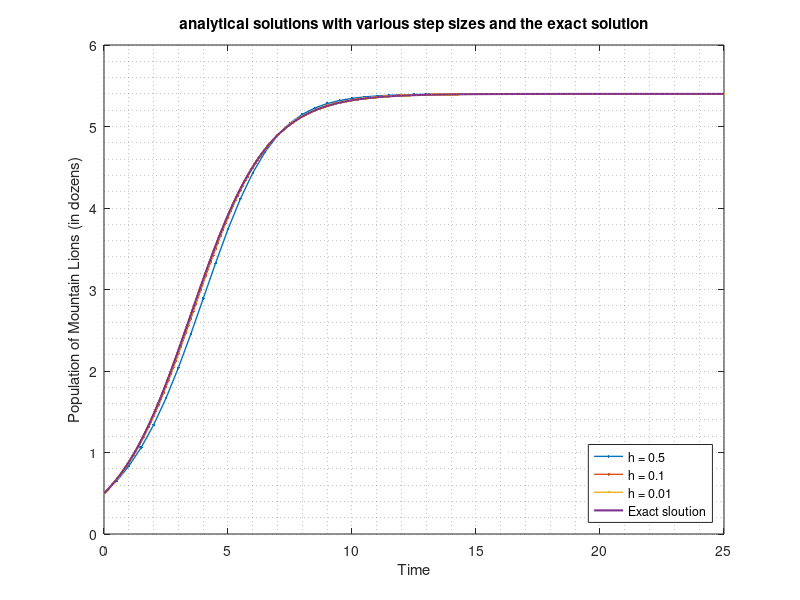
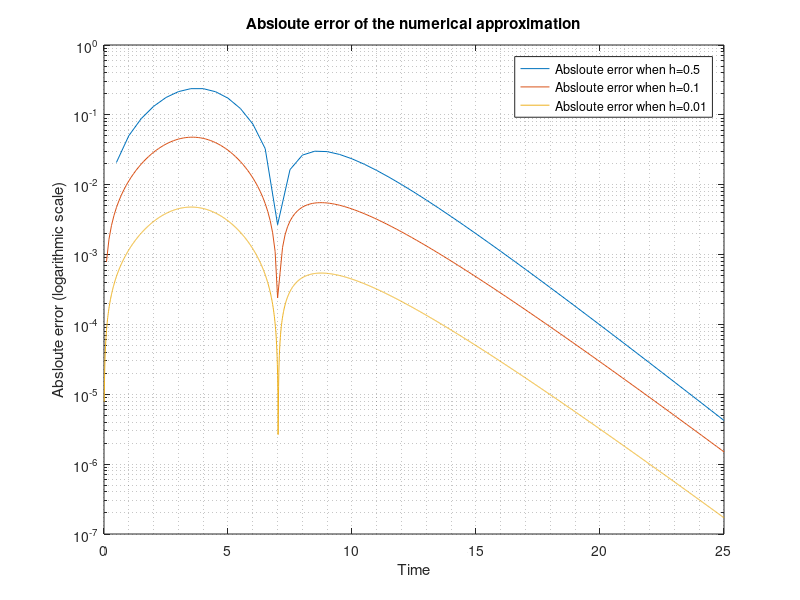
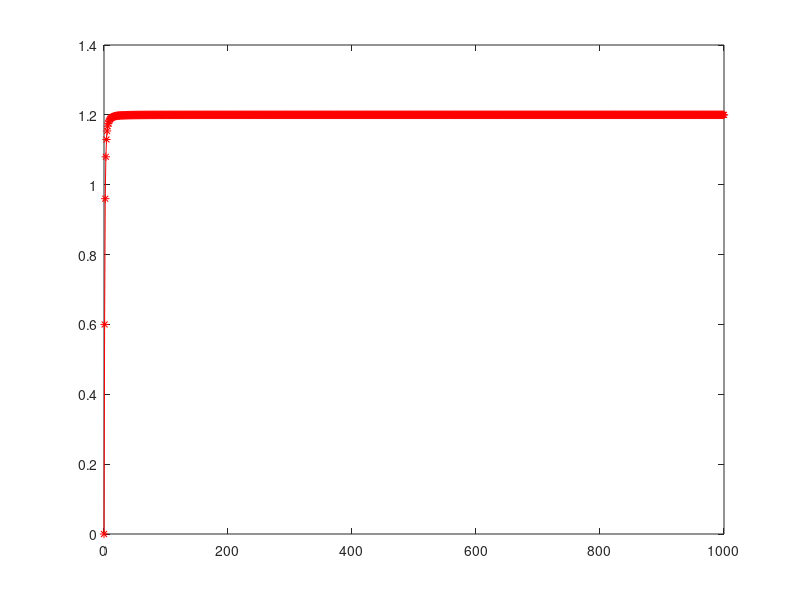

These charts were generated, in order, by the following MATLAB code: (Note: this script raises an error after producing the figures.)
%% info

clear
clc
close all




%% question 1: using ODE45

%{

[ th1 results_h1 ] = ode45(@(time,states) Lions(time,states,L_Lions,r), tspan_1, Lions0 );

[ th2 results_h2 ] = ode45(@(time,states) Lions(time,states,L_Lions,r), tspan_2, Lions0 );

[ th3 results_h3 ] = ode45(@(time,states) Lions(time,states,L_Lions,r), tspan_3, Lions0 );
%}

%% use euler's

L_Lions = 5.4; % Carraying capacity
r = 0.65; % growth rate

Lions0 = 6;

h1 = 0.5;
h2 = 0.1;
h3 = 0.01;

% span of t
tspan_1 = [ 0:h1:25 ] ;
tspan_2 = [ 0:h2:25 ] ;
tspan_3 = [ 0:h3:25 ] ;


L_Lions = 5.4; % Carraying capacity
r = 0.65; % growth rate

Lions0 = 6/12;


% pre-define matrices:
eulers_h1 = zeros(1,length(tspan_1));
eulers_h2 = zeros(1,length(tspan_2));
eulers_h3 = zeros(1,length(tspan_3));

% define matrices
eulers_h1(1) = Lions0;
eulers_h2(1) = Lions0;
eulers_h3(1) = Lions0;

% derivative
Lions_derivative = @(x) r*(1 - ( x / L_Lions ) )* x ;

% euler h = 0.5;
tic
for i = 1:length(tspan_1)
    
    eulers_h1(i+1) = eulers_h1(i) + h1*Lions_derivative(eulers_h1(i));
    
end
toc

% euler h = 0.1
tic
for i = 1:length(tspan_2)
    
    eulers_h2(i+1) = eulers_h2(i) + h2*Lions_derivative(eulers_h2(i));
    
end
toc

% euler h = 0.01
tic
for i = 1:length(tspan_3)
    
    eulers_h3(i+1) = eulers_h3(i) + h3*Lions_derivative(eulers_h3(i));
    
end
toc

% tic toc added to see time it took to run the math!

% question 1: analytical solution

% exact sloution


% exact sloution via separation of vars
Lions_exact = @(t) L_Lions ./ ( 1 + (( (L_Lions/Lions0) -1 )* exp((-r*t))) ) ;


figure(1)

plot(tspan_1,eulers_h1(1:end-1),'.-','LineWidth',1);
hold on
plot(tspan_2,eulers_h2(1:end-1),'.-','LineWidth',1);
hold on
plot(tspan_3,eulers_h3(1:end-1),'.-','LineWidth',1);
hold on
plot(tspan_2,Lions_exact(tspan_2),'LineWidth',1.5)
xlim([0 25])
ylim([0 6])
legend('h = 0.5','h = 0.1','h = 0.01','Exact sloution','Location','SouthEast')
grid minor
title('analytical solutions with various step sizes and the exact solution')
xlabel('Time')
ylabel('Population of Mountain Lions (in dozens)')
x = 0;

%% plot errors for question 3:

% estimate abslout error

AbsError_h1 = abs ( Lions_exact(tspan_1) - eulers_h1(1:end-1) ) ;
AbsError_h2 = abs ( Lions_exact(tspan_2) - eulers_h2(1:end-1) ) ;
AbsError_h3 = abs ( Lions_exact(tspan_3) - eulers_h3(1:end-1) ) ;


figure (2)
semilogy(tspan_1,AbsError_h1);
hold on
semilogy(tspan_2,AbsError_h2);
hold on
semilogy(tspan_3,AbsError_h3);
title('Absloute error of the numerical approximation')
xlabel('Time')
ylabel('Absloute error (logarithmic scale)')
legend('Absloute error when h=0.5','Absloute error when h=0.1','Absloute error when h=0.01');
grid minor

%xlim([-2 10]);

%% explore the beahvior of H(x)

p = 1.2;
q = 1;

H = @(x) (p*(x.^2))/(q + (x.^2)) ; % harvesting function
x_span = [0:1000]; % range for x.

% Evaluate the Harvesting function over the span

for i=1:length(x_span)
Harvest_values(i) = H(x_span(i)) ;
end

figure(3)
plot(x_span,Harvest_values,'r*-');
hold on
refline(0,1.2)
legend('Harvest results','H = 1.2','Location','SouthEast')
hold off

xlim([ 0 30])
ylim([0 1.3])
xlabel('Number of Deer (dozens)')
ylabel('H(x)')
grid minor
title('Harvesting function behavior as')
%%

% question 6
L_Deers = 8.1;
r = 0.65;
p = 1.2;
q = 1;

Deers = @(time,x_Deer) (0.65*(1 - (x_Deer/8.1)).*x_Deer) - ((1.2*(x_Deer.^2))./(1+(x_Deer.^2))) ; 
a = [0:2:75];
b = [0:0.3:10];

%s = dirfield(Deers,a,b)
figure(4)
dirfield(Deers,a,b,'Direction Field');

hold on

%%  use euler's for deers:

Deers = @(x_Deer) 0.65*(1 - (x_Deer/8.1))*x_Deer - ((1.2*(x_Deer.^2))/(1+(x_Deer.^2))) ; 

% euler h = 0.01
h_deer = 0.1 ; % step size of deers:
tspan_deer = [ 0:h_deer:75 ] ;


% initial condition of 24
eulers_deer_24(1) = 24/12;
eulers_deer_8(1) = 96/12;

for i = 1:length(tspan_deer)
    
    eulers_deer_24(i+1) = eulers_deer_24(i) + h_deer*Deers(eulers_deer_24(i));
    eulers_deer_8(i+1) = eulers_deer_8(i) + h_deer*Deers(eulers_deer_8(i));

end

% plot results
hold on
plot(tspan_deer,eulers_deer_24(1:end-1),'LineWidth',2)
hold on
plot(tspan_deer,eulers_deer_8(1:end-1),'LineWidth',2)
legend('Direction fields','Direction fields','Euler with x(0) = 2 dozens','Euler with x(0) = 8 dozens','Location','NorthEast')
xlabel('Time')
ylabel('Dozents of deers')
hold off

